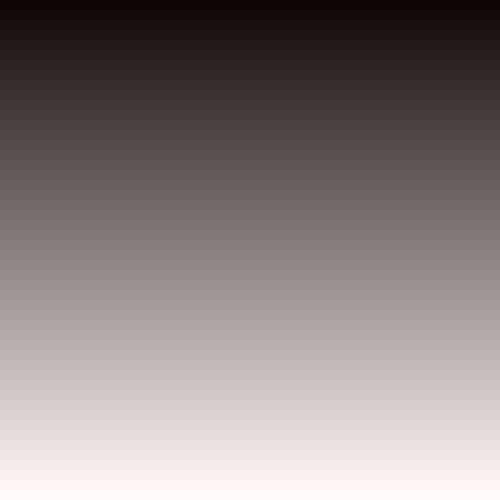
Frame 1 (no input)
Frame 60 (the mouse pressed at the canvas centre just before this capture): identical to frame 1, image omitted
Frame 120 (the mouse held since frame 60 and released just before this capture): identical to frame 1, image omitted

The Processing sketch that drew this single still picture (run headless with seeded random() and noise(); from frame 60 on, the mouse is pressed at the canvas centre):

// Processing sketch: ISoG3d
// ── ISoG3d.pde
void setup() {
//  colorMode(gray);
  size(500, 500);
  noStroke();
}

int isog = 5;
int isogheight = 0;

void draw() {
  for (int i=0; i < 50; i++) {
    fill(isog + 10, isog, isog);
    rect(0, isogheight, 500, 20);
    isog = isog + 5;
    isogheight = isogheight + 10;
  }
}
